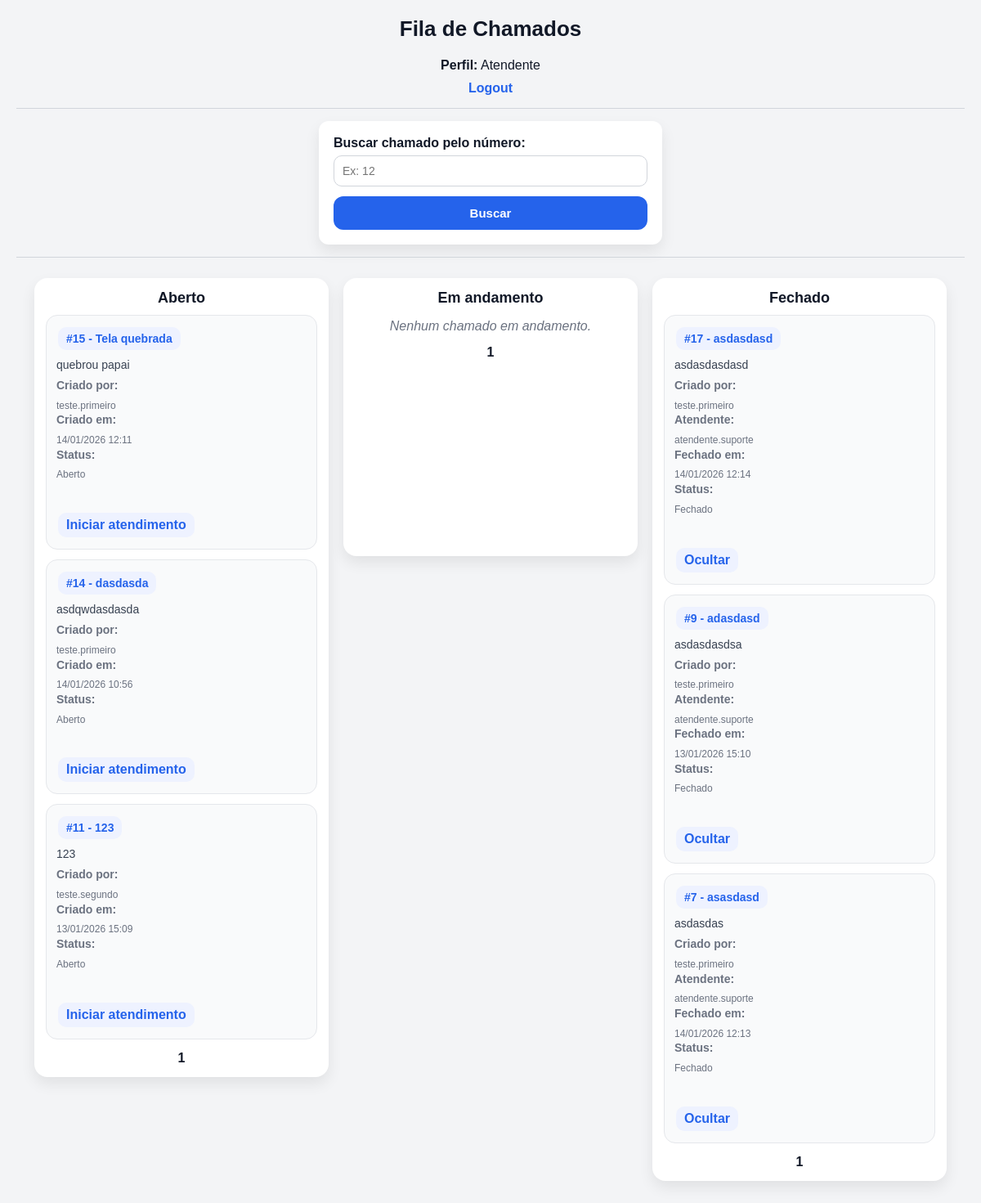
Page /fila (signed in) on the committed database.
### tables this page shows
CREATE TABLE tickets (
    id INTEGER PRIMARY KEY AUTOINCREMENT, -- ID único do chamado (auto incremento)

    titulo TEXT NOT NULL,                 -- Título do chamado
    descricao TEXT NOT NULL,              -- Descrição do problema

    status TEXT NOT NULL,                 -- Status do ticket: Aberto | Em andamento | Fechado

    user_id INTEGER NOT NULL,             -- ID do usuário que criou o chamado

    attendant_id INTEGER,                 -- ID do atendente responsável (pode ser NULL)

    created_at TEXT NOT NULL,             -- Data/hora de criação do chamado

    started_at TEXT,                      -- Data/hora de início do atendimento (pode ser NULL)
    closed_at TEXT,                       -- Data/hora de fechamento (pode ser NULL)

    is_hidden INTEGER NOT NULL,           -- 0 = visível | 1 = oculto (soft delete)

    hidden_by INTEGER,                    -- ID de quem ocultou (atendente/admin)
    hidden_at TEXT                        -- Data/hora que foi ocultado
);

CREATE TABLE users (
    id INTEGER PRIMARY KEY AUTOINCREMENT,
    username TEXT NOT NULL UNIQUE,
    email TEXT,
    senha TEXT NOT NULL,
    is_admin INTEGER NOT NULL
);

### app.py (the view)
@app.route('/fila')
def fila():
    if 'user_id' not in session:
        return redirect(url_for('login'))
    if session.get('nivel') != 1:
        return redirect(url_for('dashboard'))
    abertos_page = int(request.args.get('abertos_page', 1))
    andamento_page = int(request.args.get('andamento_page', 1))
    fechados_page = int(request.args.get('fechados_page', 1))
    base_select = """
        SELECT
            tickets.id,
            tickets.titulo,
            tickets.descricao,
            tickets.status,
            tickets.created_at,
            tickets.started_at,
            tickets.closed_at,
            tickets.is_hidden,
            creator.username,
            attendant.username,
            hider.username,
            tickets.hidden_at
        FROM tickets
        JOIN users AS creator ON tickets.user_id = creator.id
        LEFT JOIN users AS attendant ON tickets.attendant_id = attendant.id
        LEFT JOIN users AS hider ON tickets.hidden_by = hider.id
        WHERE tickets.is_hidden = 0
    """
    abertos, abertos_has_prev, abertos_has_next = paginar_por_status(
        base_select + " AND tickets.status = 'Aberto'",
        (),
        abertos_page
    )
    andamento, andamento_has_prev, andamento_has_next = paginar_por_status(
        base_select + " AND tickets.status = 'Em andamento' AND tickets.attendant_id = ?",
        (session['user_id'],),
        andamento_page
    )
    fechados, fechados_has_prev, fechados_has_next = paginar_por_status(
        base_select + " AND tickets.status = 'Fechado' AND tickets.attendant_id = ?",
        (session['user_id'],),
        fechados_page
    )
    return render_template(
        'fila_kanban.html',
        abertos=abertos,
        andamento=andamento,
        fechados=fechados,
        abertos_page=abertos_page,
        abertos_has_prev=abertos_has_prev,
        abertos_has_next=abertos_has_next,
        andamento_page=andamento_page,
        andamento_has_prev=andamento_has_prev,
        andamento_has_next=andamento_has_next,
        fechados_page=fechados_page,
        fechados_has_prev=fechados_has_prev,
        fechados_has_next=fechados_has_next
    )

### app.py (called while the page is built)
def get_db_connection():
    conn = sqlite3.connect('database.db')
    conn.row_factory = sqlite3.Row  # melhora leitura (pode acessar por nome se quiser)
    return conn

def paginar_por_status(query_base, params_base, page):
    offset = (page - 1) * PER_PAGE
    conn = get_db_connection()
    cursor = conn.cursor()
    cursor.execute(f"SELECT COUNT(*) AS total FROM ({query_base})", params_base)
    total = cursor.fetchone()['total']
    cursor.execute(query_base + " ORDER BY tickets.id DESC LIMIT ? OFFSET ?",
                   params_base + (PER_PAGE, offset))
    itens = cursor.fetchall()
    conn.close()
    has_prev = page > 1
    has_next = (offset + PER_PAGE) < total
    return itens, has_prev, has_next

### templates/fila_kanban.html (shortened to what this page needs)
{% extends "base.html" %}
{% block content %}
<h1>Fila de Chamados</h1>
<p style="text-align:center;">
    <strong>Perfil:</strong> Atendente
</p>
<p style="text-align:center; margin-top:10px;">
    <a href="{{ url_for('logout') }}">Logout</a>
</p>
<hr>
<form method="GET" action="{{ url_for('buscar_ticket') }}">
    <label>Buscar chamado pelo número:</label>
    <input type="text" name="ticket_id" placeholder="Ex: 12" required>
    <button type="submit">Buscar</button>
</form>
<hr>
<div class="kanban">
    <div class="coluna">
        <h3>Aberto</h3>
        {% for t in abertos %}
            <div class="card">
                <strong>
                    <a href="{{ url_for('ticket_detail', ticket_id=t[0]) }}">
                        #{{ t[0] }} - {{ t[1] }}
                    </a>
                </strong>
                <p>{{ t[2] }}</p>
                <small>
                    <strong>Criado por:</strong> {{ t[8] }}<br>
                    <strong>Criado em:</strong> {{ t[4] }}<br>
                    <strong>Status:</strong> {{ t[3] }}
                </small>
                <br><br>
                <a href="{{ url_for('start_ticket', ticket_id=t[0]) }}">
                    Iniciar atendimento
                </a>
            </div>
        {% else %}
            <p class="vazio">Nenhum chamado aberto.</p>
        {% endfor %}
        <div style="text-align:center; margin-top:10px;">
            <strong style="margin: 0 10px;">{{ abertos_page }}</strong>
        </div>
    </div>
    <div class="coluna">
        <h3>Em andamento</h3>
        {% for t in andamento %}
            <div class="card">
                <strong>
                    <a href="{{ url_for('ticket_detail', ticket_id=t[0]) }}">
                        #{{ t[0] }} - {{ t[1] }}
                    </a>
                </strong>
                <p>{{ t[2] }}</p>
                <small>
                    <strong>Criado por:</strong> {{ t[8] }}<br>
                    <strong>Atendente:</strong> {{ t[9] or "—" }}<br>
                    <strong>Iniciado em:</strong> {{ t[5] or "—" }}<br>
                    <strong>Status:</strong> {{ t[3] }}
                </small>
                <br><br>
                <a href="{{ url_for('close_ticket', ticket_id=t[0]) }}">
                    Fechar chamado
                </a>
            </div>
        {% else %}
            <p class="vazio">Nenhum chamado em andamento.</p>
        {% endfor %}
        <div style="text-align:center; margin-top:10px;">
            <strong style="margin: 0 10px;">{{ andamento_page }}</strong>
        </div>
    </div>
    <div class="coluna">
        <h3>Fechado</h3>
        {% for t in fechados %}
            <div class="card">
                <strong>
                    <a href="{{ url_for('ticket_detail', ticket_id=t[0]) }}">
                        #{{ t[0] }} - {{ t[1] }}
                    </a>
                </strong>
                <p>{{ t[2] }}</p>
                <small>
                    <strong>Criado por:</strong> {{ t[8] }}<br>
                    <strong>Atendente:</strong> {{ t[9] or "—" }}<br>
                    <strong>Fechado em:</strong> {{ t[6] or "—" }}<br>
                    <strong>Status:</strong> {{ t[3] }}
                </small>
                <br><br>
                <a href="{{ url_for('hide_ticket', ticket_id=t[0]) }}"
                   onclick="return confirm('Deseja ocultar este chamado?');">
                    Ocultar
                </a>
            </div>
        {% else %}
            <p class="vazio">Nenhum chamado fechado.</p>
        {% endfor %}
        <div style="text-align:center; margin-top:10px;">
            <strong style="margin: 0 10px;">{{ fechados_page }}</strong>
        </div>
    </div>
</div>
{% endblock %}

### static/style.css (style rules this page uses)
* { margin: 0; padding: 0; box-sizing: border-box; }
body { font-family: Arial, Helvetica, sans-serif; background: #f3f4f6; color: #111827; padding: 20px; }
h1 { text-align: center; margin-bottom: 20px; font-size: 26px; }
a { color: #2563eb; text-decoration: none; font-weight: bold; }
hr { margin: 15px 0; border: none; border-top: 1px solid #d1d5db; }
form { background-color: #ffffff; width: 100%; max-width: 420px; margin: 15px auto; padding: 18px; border-radius: 12px; box-shadow: 0 8px 18px rgba(0,0,0,0.08); }
label { font-weight: bold; display: block; margin-bottom: 6px; }
input { width: 100%; padding: 10px; border: 1px solid #d1d5db; border-radius: 10px; outline: none; margin-bottom: 12px; font-size: 14px; }
button { width: 100%; padding: 12px; background-color: #2563eb; color: white; border: none; cursor: pointer; border-radius: 12px; font-size: 15px; font-weight: bold; transition: 0.2s; }
.kanban { display: flex; gap: 18px; padding: 10px; align-items: flex-start; flex-wrap: wrap; justify-content: center; }
.coluna { background: #ffffff; padding: 14px; border-radius: 16px; width: 100%; max-width: 360px; min-height: 340px; box-shadow: 0 8px 18px rgba(0,0,0,0.08); }
.coluna h3 { text-align: center; margin-bottom: 10px; font-size: 18px; color: #111827; }
.card { background: #f9fafb; padding: 12px; border-radius: 14px; margin-bottom: 12px; border: 1px solid #e5e7eb; transition: 0.15s; }
.card strong { display: block; margin-bottom: 6px; font-size: 14px; }
.card p { margin: 8px 0; font-size: 14px; color: #374151; }
.card small { display: block; font-size: 12px; color: #6b7280; line-height: 1.4; }
.vazio { font-style: italic; color: #6b7280; text-align: center; margin-top: 15px; }
.coluna > div[style*="text-align:center"] { margin-top: 14px !important; }
.coluna a { display: inline-block; padding: 6px 10px; border-radius: 10px; background: #eef2ff; margin: 2px; }

### rows in the picture
tickets: id "15", titulo "Tela quebrada", descricao "quebrou papai", username "teste.primeiro", created_at "14/01/2026 12:11", status "Aberto"
tickets: id "14", titulo "dasdasda", descricao "asdqwdasdasda", username "teste.primeiro", created_at "14/01/2026 10:56", status "Aberto"
tickets: id "11", titulo "123", descricao "123", username "teste.segundo", created_at "13/01/2026 15:09", status "Aberto"
tickets: id "17", titulo "asdasdasd", descricao "asdasdasdasd", username "teste.primeiro", username "atendente.suporte", closed_at "14/01/2026 12:14", status "Fechado"
tickets: id "9", titulo "adasdasd", descricao "asdasdasdsa", username "teste.primeiro", username "atendente.suporte", closed_at "13/01/2026 15:10", status "Fechado"
tickets: id "7", titulo "asasdasd", descricao "asdasdas", username "teste.primeiro", username "atendente.suporte", closed_at "14/01/2026 12:13", status "Fechado"

### other values in the picture
{{ abertos_page }} "1"
{{ andamento_page }} "1"
{{ fechados_page }} "1"
